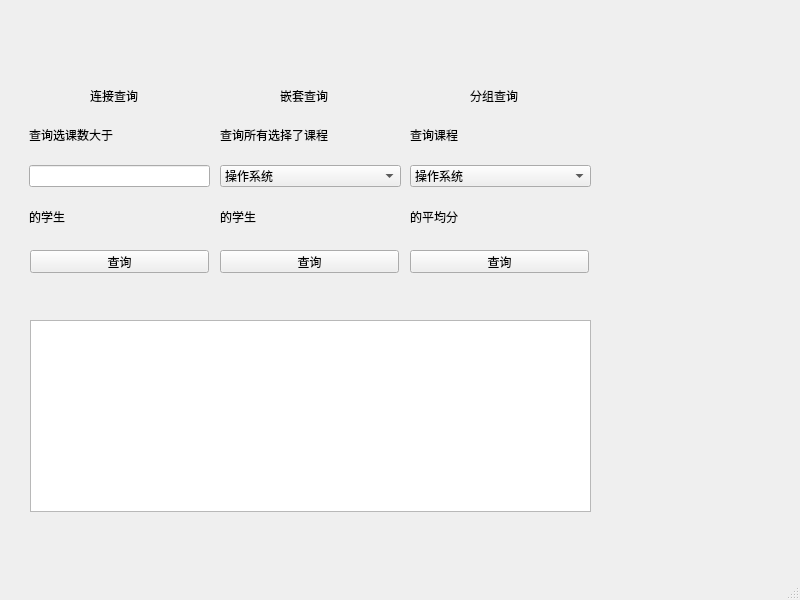
<?xml version="1.0" encoding="UTF-8"?>
<ui version="4.0">
 <class>MainWindow</class>
 <widget class="QMainWindow" name="MainWindow">
  <property name="geometry">
   <rect>
    <x>0</x>
    <y>0</y>
    <width>800</width>
    <height>600</height>
   </rect>
  </property>
  <property name="windowTitle">
   <string>MainWindow</string>
  </property>
  <widget class="QWidget" name="centralwidget">
   <widget class="QWidget" name="verticalLayoutWidget">
    <property name="geometry">
     <rect>
      <x>29</x>
      <y>110</y>
      <width>181</width>
      <height>131</height>
     </rect>
    </property>
    <layout class="QVBoxLayout" name="verticalLayout_5">
     <item>
      <widget class="QLabel" name="label_4">
       <property name="text">
        <string>查询选课数大于</string>
       </property>
      </widget>
     </item>
     <item>
      <widget class="QLineEdit" name="joinText"/>
     </item>
     <item>
      <widget class="QLabel" name="label_5">
       <property name="text">
        <string>的学生</string>
       </property>
      </widget>
     </item>
    </layout>
   </widget>
   <widget class="QLabel" name="label">
    <property name="geometry">
     <rect>
      <x>90</x>
      <y>90</y>
      <width>54</width>
      <height>12</height>
     </rect>
    </property>
    <property name="text">
     <string>连接查询</string>
    </property>
   </widget>
   <widget class="QWidget" name="verticalLayoutWidget_2">
    <property name="geometry">
     <rect>
      <x>220</x>
      <y>110</y>
      <width>181</width>
      <height>131</height>
     </rect>
    </property>
    <layout class="QVBoxLayout" name="verticalLayout_6">
     <item>
      <widget class="QLabel" name="label_8">
       <property name="text">
        <string>查询所有选择了课程</string>
       </property>
      </widget>
     </item>
     <item>
      <widget class="QComboBox" name="whereText">
       <item>
        <property name="text">
         <string>操作系统</string>
        </property>
       </item>
       <item>
        <property name="text">
         <string>数据库系统</string>
        </property>
       </item>
       <item>
        <property name="text">
         <string>生物化学</string>
        </property>
       </item>
       <item>
        <property name="text">
         <string>计算机体系结构</string>
        </property>
       </item>
       <item>
        <property name="text">
         <string>计算机网络</string>
        </property>
       </item>
       <item>
        <property name="text">
         <string>遗传学</string>
        </property>
       </item>
      </widget>
     </item>
     <item>
      <widget class="QLabel" name="label_7">
       <property name="text">
        <string>的学生</string>
       </property>
      </widget>
     </item>
    </layout>
   </widget>
   <widget class="QLabel" name="label_2">
    <property name="geometry">
     <rect>
      <x>280</x>
      <y>90</y>
      <width>54</width>
      <height>12</height>
     </rect>
    </property>
    <property name="text">
     <string>嵌套查询</string>
    </property>
   </widget>
   <widget class="QWidget" name="verticalLayoutWidget_3">
    <property name="geometry">
     <rect>
      <x>410</x>
      <y>110</y>
      <width>181</width>
      <height>131</height>
     </rect>
    </property>
    <layout class="QVBoxLayout" name="verticalLayout_7">
     <item>
      <widget class="QLabel" name="label_9">
       <property name="text">
        <string>查询课程</string>
       </property>
      </widget>
     </item>
     <item>
      <widget class="QComboBox" name="groupText">
       <item>
        <property name="text">
         <string>操作系统</string>
        </property>
       </item>
       <item>
        <property name="text">
         <string>数据库系统</string>
        </property>
       </item>
       <item>
        <property name="text">
         <string>生物化学</string>
        </property>
       </item>
       <item>
        <property name="text">
         <string>计算机体系结构</string>
        </property>
       </item>
       <item>
        <property name="text">
         <string>计算机网络</string>
        </property>
       </item>
       <item>
        <property name="text">
         <string>遗传学</string>
        </property>
       </item>
      </widget>
     </item>
     <item>
      <widget class="QLabel" name="label_6">
       <property name="text">
        <string>的平均分</string>
       </property>
      </widget>
     </item>
    </layout>
   </widget>
   <widget class="QLabel" name="label_3">
    <property name="geometry">
     <rect>
      <x>470</x>
      <y>90</y>
      <width>54</width>
      <height>12</height>
     </rect>
    </property>
    <property name="text">
     <string>分组查询</string>
    </property>
   </widget>
   <widget class="QPushButton" name="joinQuery">
    <property name="geometry">
     <rect>
      <x>30</x>
      <y>250</y>
      <width>179</width>
      <height>23</height>
     </rect>
    </property>
    <property name="text">
     <string>查询</string>
    </property>
   </widget>
   <widget class="QPushButton" name="whereQuery">
    <property name="geometry">
     <rect>
      <x>220</x>
      <y>250</y>
      <width>179</width>
      <height>23</height>
     </rect>
    </property>
    <property name="text">
     <string>查询</string>
    </property>
   </widget>
   <widget class="QPushButton" name="groupQuery">
    <property name="geometry">
     <rect>
      <x>410</x>
      <y>250</y>
      <width>179</width>
      <height>23</height>
     </rect>
    </property>
    <property name="text">
     <string>查询</string>
    </property>
   </widget>
   <widget class="QTableWidget" name="tableWidget">
    <property name="geometry">
     <rect>
      <x>30</x>
      <y>320</y>
      <width>561</width>
      <height>192</height>
     </rect>
    </property>
   </widget>
  </widget>
  <widget class="QMenuBar" name="menubar">
   <property name="geometry">
    <rect>
     <x>0</x>
     <y>0</y>
     <width>800</width>
     <height>22</height>
    </rect>
   </property>
  </widget>
  <widget class="QStatusBar" name="statusbar"/>
 </widget>
 <resources/>
 <connections/>
</ui>
